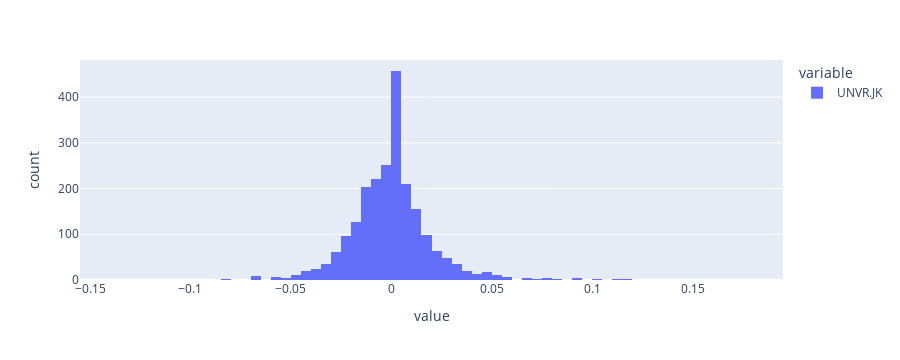

Notebook code for this chart:
### Code cell
Close.plot()
Close['UNVR.JK'].pct_change().plot(kind='hist')

### Figure 1 — Plotly figure (JSON) as saved in the notebook; plotly's stock layout.template omitted (floating-point values rounded to 4 significant figures; data arrays with more than 128 entries replaced by an {"elided": "..."} marker saying what was removed)
{"data": [{"alignmentgroup": "True", "bingroup": "x", "hovertemplate": "variable=UNVR.JK<br>value=%{x}<br>count=%{y}<extra></extra>", "legendgroup": "UNVR.JK", "marker": {"color": "#636efa", "pattern": {"shape": ""}}, "name": "UNVR.JK", "offsetgroup": "UNVR.JK", "orientation": "v", "showlegend": true, "type": "histogram", "x": {"elided": "2248 float values"}, "xaxis": "x", "yaxis": "y"}], "layout": {"barmode": "relative", "height": 360, "legend": {"title": {"text": "variable"}, "tracegroupgap": 0}, "margin": {"t": 60}, "xaxis": {"anchor": "y", "autorange": true, "domain": [0, 1], "range": [-0.155, 0.195], "title": {"text": "value"}, "type": "linear"}, "yaxis": {"anchor": "x", "autorange": true, "domain": [0, 1], "range": [0, 481.1], "title": {"text": "count"}}}}
